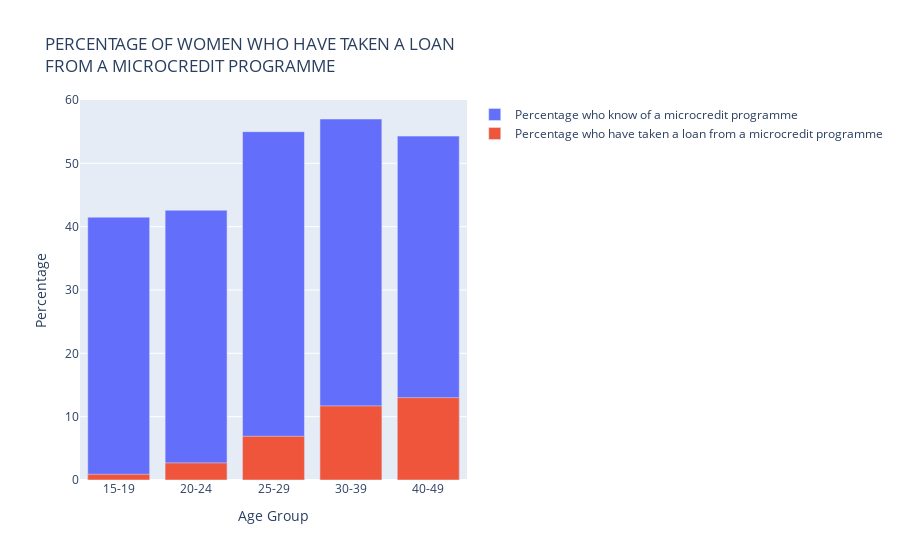

The notebook cell this image was saved under:
### Code cell
mc_taken_chart = go.Figure(data=[
    go.Bar(x = mc_data_agewise[mc_data_agewise.columns[0]],
          y = mc_data_agewise[mc_data_agewise.columns[3]],
            name = str(mc_data_agewise.columns[3])
                                       ),
    
    go.Bar(x = mc_data_agewise[mc_data_agewise.columns[0]],
          y = mc_data_agewise[mc_data_agewise.columns[4]],
           name = str(mc_data_agewise.columns[4])
            )
])

mc_taken_chart.update_layout(title = "PERCENTAGE OF WOMEN WHO HAVE TAKEN A LOAN <br>FROM A MICROCREDIT PROGRAMME",
                             
                             barmode='overlay',
                            xaxis = dict(
                                    title = "Age Group"
                            ),
                            yaxis = dict(
                                    title = "Percentage"
                            )
                            )

### Figure 1 — Plotly figure (JSON) as saved in the notebook; plotly's stock layout.template omitted (floating-point values rounded to 4 significant figures)
{"data": [{"name": "Percentage who know of a microcredit programme", "type": "bar", "x": ["15-19", "20-24", "25-29", "30-39", "40-49"], "y": [41.5, 42.6, 55, 57, 54.3]}, {"name": "Percentage who have taken a loan from a microcredit programme", "type": "bar", "x": ["15-19", "20-24", "25-29", "30-39", "40-49"], "y": [0.9, 2.7, 6.9, 11.7, 13]}], "layout": {"barmode": "overlay", "title": {"text": "PERCENTAGE OF WOMEN WHO HAVE TAKEN A LOAN <br>FROM A MICROCREDIT PROGRAMME"}, "xaxis": {"title": {"text": "Age Group"}}, "yaxis": {"title": {"text": "Percentage"}}}}
